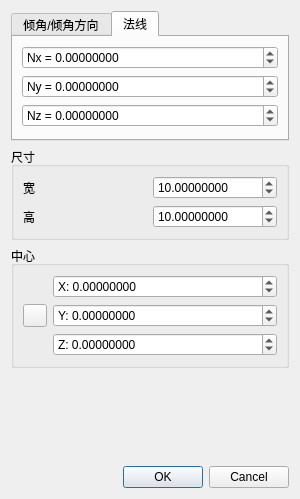
<?xml version="1.0" encoding="UTF-8"?>
<ui version="4.0">
 <class>PlaneEditDlg</class>
 <widget class="QDialog" name="PlaneEditDlg">
  <property name="geometry">
   <rect>
    <x>0</x>
    <y>0</y>
    <width>300</width>
    <height>499</height>
   </rect>
  </property>
  <property name="windowTitle">
   <string>平面编辑</string>
  </property>
  <layout class="QVBoxLayout" name="verticalLayout">
   <item>
    <widget class="QTabWidget" name="orientationTabWidget">
     <property name="currentIndex">
      <number>1</number>
     </property>
     <widget class="QWidget" name="dipTab">
      <attribute name="title">
       <string>倾角/倾角方向</string>
      </attribute>
      <layout class="QGridLayout" name="gridLayout_4">
       <item row="0" column="0">
        <widget class="QLabel" name="label_3">
         <property name="text">
          <string>倾角</string>
         </property>
        </widget>
       </item>
       <item row="0" column="1">
        <widget class="QDoubleSpinBox" name="dipDoubleSpinBox">
         <property name="suffix">
          <string notr="true">°</string>
         </property>
         <property name="decimals">
          <number>4</number>
         </property>
         <property name="minimum">
          <double>0.000000000000000</double>
         </property>
         <property name="maximum">
          <double>90.000000000000000</double>
         </property>
        </widget>
       </item>
       <item row="1" column="0">
        <widget class="QLabel" name="label_4">
         <property name="text">
          <string>倾角方向</string>
         </property>
        </widget>
       </item>
       <item row="1" column="1">
        <widget class="QDoubleSpinBox" name="dipDirDoubleSpinBox">
         <property name="suffix">
          <string notr="true">°</string>
         </property>
         <property name="decimals">
          <number>4</number>
         </property>
         <property name="minimum">
          <double>0.000000000000000</double>
         </property>
         <property name="maximum">
          <double>360.000000000000000</double>
         </property>
        </widget>
       </item>
       <item row="2" column="0">
        <widget class="QCheckBox" name="upwardCheckBox">
         <property name="toolTip">
          <string>Whether the plane normal should point upward (Z+) or backward (Z-)</string>
         </property>
         <property name="text">
          <string>向上</string>
         </property>
         <property name="checked">
          <bool>true</bool>
         </property>
        </widget>
       </item>
      </layout>
     </widget>
     <widget class="QWidget" name="normTab">
      <attribute name="title">
       <string>法线</string>
      </attribute>
      <layout class="QVBoxLayout" name="verticalLayout_2">
       <item>
        <widget class="QDoubleSpinBox" name="nxDoubleSpinBox">
         <property name="prefix">
          <string notr="true">Nx = </string>
         </property>
         <property name="decimals">
          <number>8</number>
         </property>
         <property name="minimum">
          <double>-1000000.000000000000000</double>
         </property>
         <property name="maximum">
          <double>1000000.000000000000000</double>
         </property>
        </widget>
       </item>
       <item>
        <widget class="QDoubleSpinBox" name="nyDoubleSpinBox">
         <property name="prefix">
          <string notr="true">Ny = </string>
         </property>
         <property name="decimals">
          <number>8</number>
         </property>
         <property name="minimum">
          <double>-1000000.000000000000000</double>
         </property>
         <property name="maximum">
          <double>1000000.000000000000000</double>
         </property>
        </widget>
       </item>
       <item>
        <widget class="QDoubleSpinBox" name="nzDoubleSpinBox">
         <property name="prefix">
          <string notr="true">Nz = </string>
         </property>
         <property name="decimals">
          <number>8</number>
         </property>
         <property name="minimum">
          <double>-1000000.000000000000000</double>
         </property>
         <property name="maximum">
          <double>1000000.000000000000000</double>
         </property>
        </widget>
       </item>
      </layout>
     </widget>
    </widget>
   </item>
   <item>
    <widget class="QGroupBox" name="dimGroupBox">
     <property name="title">
      <string>尺寸</string>
     </property>
     <property name="flat">
      <bool>true</bool>
     </property>
     <layout class="QGridLayout" name="gridLayout_2">
      <item row="0" column="0">
       <widget class="QLabel" name="label">
        <property name="text">
         <string>宽</string>
        </property>
       </widget>
      </item>
      <item row="0" column="1">
       <widget class="QDoubleSpinBox" name="wDoubleSpinBox">
        <property name="toolTip">
         <string>Plane width</string>
        </property>
        <property name="decimals">
         <number>8</number>
        </property>
        <property name="minimum">
         <double>0.000001000000000</double>
        </property>
        <property name="maximum">
         <double>1000000.000000000000000</double>
        </property>
        <property name="value">
         <double>10.000000000000000</double>
        </property>
       </widget>
      </item>
      <item row="1" column="0">
       <widget class="QLabel" name="label_2">
        <property name="text">
         <string>高</string>
        </property>
       </widget>
      </item>
      <item row="1" column="1">
       <widget class="QDoubleSpinBox" name="hDoubleSpinBox">
        <property name="toolTip">
         <string>Plane height</string>
        </property>
        <property name="decimals">
         <number>8</number>
        </property>
        <property name="minimum">
         <double>0.000001000000000</double>
        </property>
        <property name="maximum">
         <double>1000000.000000000000000</double>
        </property>
        <property name="value">
         <double>10.000000000000000</double>
        </property>
       </widget>
      </item>
     </layout>
    </widget>
   </item>
   <item>
    <widget class="QGroupBox" name="centerGroupBox">
     <property name="title">
      <string>中心</string>
     </property>
     <property name="flat">
      <bool>true</bool>
     </property>
     <layout class="QGridLayout" name="gridLayout_3">
      <item row="0" column="1">
       <widget class="QDoubleSpinBox" name="cxAxisDoubleSpinBox">
        <property name="prefix">
         <string notr="true">X: </string>
        </property>
        <property name="decimals">
         <number>8</number>
        </property>
        <property name="minimum">
         <double>-1000000000.000000000000000</double>
        </property>
        <property name="maximum">
         <double>1000000000.000000000000000</double>
        </property>
       </widget>
      </item>
      <item row="1" column="0">
       <widget class="QToolButton" name="pickCenterToolButton">
        <property name="toolTip">
         <string>选择平面中心 (再次点击以撤销)</string>
        </property>
        <property name="icon">
         <iconset resource="../icones.qrc">
          <normaloff>:/CC/images/ccPointPicking.png</normaloff>:/CC/images/ccPointPicking.png</iconset>
        </property>
        <property name="checkable">
         <bool>true</bool>
        </property>
       </widget>
      </item>
      <item row="1" column="1">
       <widget class="QDoubleSpinBox" name="cyAxisDoubleSpinBox">
        <property name="prefix">
         <string notr="true">Y: </string>
        </property>
        <property name="decimals">
         <number>8</number>
        </property>
        <property name="minimum">
         <double>-1000000000.000000000000000</double>
        </property>
        <property name="maximum">
         <double>1000000000.000000000000000</double>
        </property>
       </widget>
      </item>
      <item row="2" column="1">
       <widget class="QDoubleSpinBox" name="czAxisDoubleSpinBox">
        <property name="prefix">
         <string notr="true">Z: </string>
        </property>
        <property name="decimals">
         <number>8</number>
        </property>
        <property name="minimum">
         <double>-1000000000.000000000000000</double>
        </property>
        <property name="maximum">
         <double>1000000000.000000000000000</double>
        </property>
       </widget>
      </item>
     </layout>
    </widget>
   </item>
   <item>
    <spacer name="verticalSpacer">
     <property name="orientation">
      <enum>Qt::Vertical</enum>
     </property>
     <property name="sizeHint" stdset="0">
      <size>
       <width>20</width>
       <height>24</height>
      </size>
     </property>
    </spacer>
   </item>
   <item>
    <widget class="QDialogButtonBox" name="buttonBox">
     <property name="orientation">
      <enum>Qt::Horizontal</enum>
     </property>
     <property name="standardButtons">
      <set>QDialogButtonBox::Cancel|QDialogButtonBox::Ok</set>
     </property>
    </widget>
   </item>
  </layout>
 </widget>
 <resources>
  <include location="../icones.qrc"/>
 </resources>
 <connections>
  <connection>
   <sender>buttonBox</sender>
   <signal>rejected()</signal>
   <receiver>PlaneEditDlg</receiver>
   <slot>reject()</slot>
   <hints>
    <hint type="sourcelabel">
     <x>316</x>
     <y>260</y>
    </hint>
    <hint type="destinationlabel">
     <x>286</x>
     <y>274</y>
    </hint>
   </hints>
  </connection>
 </connections>
</ui>
